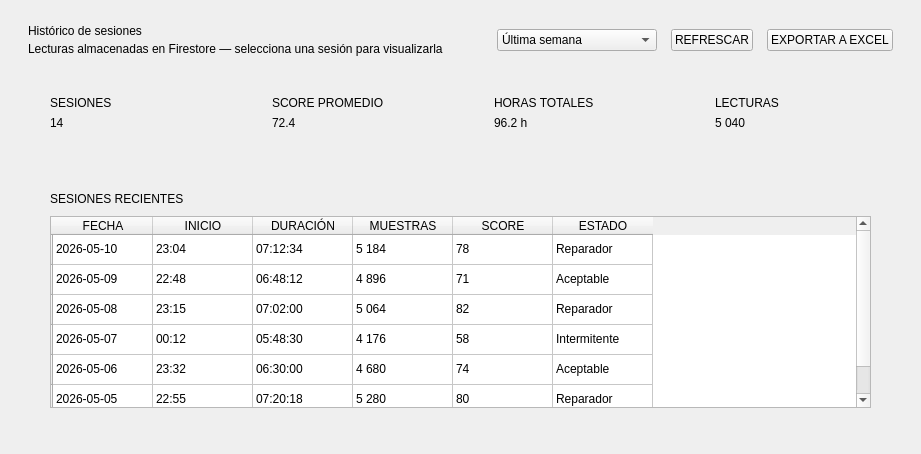
      <widget class="QWidget" name="pageHistorico">
       <layout class="QVBoxLayout" name="histLayout">
        <property name="leftMargin"><number>28</number></property><property name="topMargin"><number>24</number></property>
        <property name="rightMargin"><number>28</number></property><property name="bottomMargin"><number>24</number></property>
        <property name="spacing"><number>22</number></property>

        <item>
         <layout class="QHBoxLayout" name="histHeader"><property name="spacing"><number>14</number></property>
          <item><layout class="QVBoxLayout"><property name="spacing"><number>4</number></property>
           <item><widget class="QLabel" name="lblHistTitle"><property name="text"><string>Histórico de sesiones</string></property><property name="role" stdset="0"><string>pageH1</string></property></widget></item>
           <item><widget class="QLabel" name="lblHistSub"><property name="text"><string>Lecturas almacenadas en Firestore — selecciona una sesión para visualizarla</string></property><property name="role" stdset="0"><string>pageSub</string></property></widget></item>
          </layout></item>
          <item><spacer name="histSp"><property name="orientation"><enum>Qt::Horizontal</enum></property><property name="sizeHint" stdset="0"><size><width>40</width><height>20</height></size></property></spacer></item>
          <item><widget class="QComboBox" name="cmbHistRango"><property name="minimumSize"><size><width>160</width><height>0</height></size></property><item><property name="text"><string>Última semana</string></property></item><item><property name="text"><string>Último mes</string></property></item><item><property name="text"><string>Todo</string></property></item></widget></item>
          <item><widget class="QPushButton" name="btnHistRefresh"><property name="text"><string>REFRESCAR</string></property><property name="variant" stdset="0"><string>ghost</string></property></widget></item>
          <item><widget class="QPushButton" name="btnHistExportar"><property name="text"><string>EXPORTAR A EXCEL</string></property><property name="variant" stdset="0"><string>primary</string></property></widget></item>
         </layout>
        </item>

        <!-- KPIs -->
        <item>
         <layout class="QHBoxLayout" name="histKpis"><property name="spacing"><number>22</number></property>
          <item><widget class="QFrame" name="kpiSesiones"><property name="role" stdset="0"><string>page-card</string></property><layout class="QVBoxLayout"><property name="leftMargin"><number>22</number></property><property name="topMargin"><number>18</number></property><property name="rightMargin"><number>22</number></property><property name="bottomMargin"><number>18</number></property><property name="spacing"><number>6</number></property><item><widget class="QLabel"><property name="text"><string>SESIONES</string></property><property name="role" stdset="0"><string>cardTitle</string></property></widget></item><item><widget class="QLabel" name="lblKpiSesiones"><property name="text"><string>14</string></property><property name="role" stdset="0"><string>numBig</string></property></widget></item></layout></widget></item>
          <item><widget class="QFrame" name="kpiPromedio"><property name="role" stdset="0"><string>page-card</string></property><layout class="QVBoxLayout"><property name="leftMargin"><number>22</number></property><property name="topMargin"><number>18</number></property><property name="rightMargin"><number>22</number></property><property name="bottomMargin"><number>18</number></property><property name="spacing"><number>6</number></property><item><widget class="QLabel"><property name="text"><string>SCORE PROMEDIO</string></property><property name="role" stdset="0"><string>cardTitle</string></property></widget></item><item><widget class="QLabel" name="lblKpiPromedio"><property name="text"><string>72.4</string></property><property name="role" stdset="0"><string>numBig</string></property></widget></item></layout></widget></item>
          <item><widget class="QFrame" name="kpiHoras"><property name="role" stdset="0"><string>page-card</string></property><layout class="QVBoxLayout"><property name="leftMargin"><number>22</number></property><property name="topMargin"><number>18</number></property><property name="rightMargin"><number>22</number></property><property name="bottomMargin"><number>18</number></property><property name="spacing"><number>6</number></property><item><widget class="QLabel"><property name="text"><string>HORAS TOTALES</string></property><property name="role" stdset="0"><string>cardTitle</string></property></widget></item><item><widget class="QLabel" name="lblKpiHoras"><property name="text"><string>96.2 h</string></property><property name="role" stdset="0"><string>numBig</string></property></widget></item></layout></widget></item>
          <item><widget class="QFrame" name="kpiLecturas"><property name="role" stdset="0"><string>page-card</string></property><layout class="QVBoxLayout"><property name="leftMargin"><number>22</number></property><property name="topMargin"><number>18</number></property><property name="rightMargin"><number>22</number></property><property name="bottomMargin"><number>18</number></property><property name="spacing"><number>6</number></property><item><widget class="QLabel"><property name="text"><string>LECTURAS</string></property><property name="role" stdset="0"><string>cardTitle</string></property></widget></item><item><widget class="QLabel" name="lblKpiLecturas"><property name="text"><string>5 040</string></property><property name="role" stdset="0"><string>numBig</string></property></widget></item></layout></widget></item>
         </layout>
        </item>

        <!-- Table -->
        <item>
         <widget class="QFrame" name="histTableCard"><property name="role" stdset="0"><string>page-card</string></property>
          <layout class="QVBoxLayout"><property name="leftMargin"><number>22</number></property><property name="topMargin"><number>22</number></property><property name="rightMargin"><number>22</number></property><property name="bottomMargin"><number>22</number></property><property name="spacing"><number>10</number></property>
           <item><widget class="QLabel"><property name="text"><string>SESIONES RECIENTES</string></property><property name="role" stdset="0"><string>cardTitle</string></property></widget></item>
           <item>
            <widget class="QTableWidget" name="tblHistorico">
             <property name="rowCount"><number>6</number></property>
             <property name="columnCount"><number>6</number></property>
             <attribute name="horizontalHeaderShowSortIndicator" stdset="0"><bool>false</bool></attribute>
             <column><property name="text"><string>FECHA</string></property></column>
             <column><property name="text"><string>INICIO</string></property></column>
             <column><property name="text"><string>DURACIÓN</string></property></column>
             <column><property name="text"><string>MUESTRAS</string></property></column>
             <column><property name="text"><string>SCORE</string></property></column>
             <column><property name="text"><string>ESTADO</string></property></column>
             <row><property name="text"><string/></property></row><row><property name="text"><string/></property></row><row><property name="text"><string/></property></row>
             <row><property name="text"><string/></property></row><row><property name="text"><string/></property></row><row><property name="text"><string/></property></row>
             <item row="0" column="0"><property name="text"><string>2026-05-10</string></property></item>
             <item row="0" column="1"><property name="text"><string>23:04</string></property></item>
             <item row="0" column="2"><property name="text"><string>07:12:34</string></property></item>
             <item row="0" column="3"><property name="text"><string>5 184</string></property></item>
             <item row="0" column="4"><property name="text"><string>78</string></property></item>
             <item row="0" column="5"><property name="text"><string>Reparador</string></property></item>
             <item row="1" column="0"><property name="text"><string>2026-05-09</string></property></item>
             <item row="1" column="1"><property name="text"><string>22:48</string></property></item>
             <item row="1" column="2"><property name="text"><string>06:48:12</string></property></item>
             <item row="1" column="3"><property name="text"><string>4 896</string></property></item>
             <item row="1" column="4"><property name="text"><string>71</string></property></item>
             <item row="1" column="5"><property name="text"><string>Aceptable</string></property></item>
             <item row="2" column="0"><property name="text"><string>2026-05-08</string></property></item>
             <item row="2" column="1"><property name="text"><string>23:15</string></property></item>
             <item row="2" column="2"><property name="text"><string>07:02:00</string></property></item>
             <item row="2" column="3"><property name="text"><string>5 064</string></property></item>
             <item row="2" column="4"><property name="text"><string>82</string></property></item>
             <item row="2" column="5"><property name="text"><string>Reparador</string></property></item>
             <item row="3" column="0"><property name="text"><string>2026-05-07</string></property></item>
             <item row="3" column="1"><property name="text"><string>00:12</string></property></item>
             <item row="3" column="2"><property name="text"><string>05:48:30</string></property></item>
             <item row="3" column="3"><property name="text"><string>4 176</string></property></item>
             <item row="3" column="4"><property name="text"><string>58</string></property></item>
             <item row="3" column="5"><property name="text"><string>Intermitente</string></property></item>
             <item row="4" column="0"><property name="text"><string>2026-05-06</string></property></item>
             <item row="4" column="1"><property name="text"><string>23:32</string></property></item>
             <item row="4" column="2"><property name="text"><string>06:30:00</string></property></item>
             <item row="4" column="3"><property name="text"><string>4 680</string></property></item>
             <item row="4" column="4"><property name="text"><string>74</string></property></item>
             <item row="4" column="5"><property name="text"><string>Aceptable</string></property></item>
             <item row="5" column="0"><property name="text"><string>2026-05-05</string></property></item>
             <item row="5" column="1"><property name="text"><string>22:55</string></property></item>
             <item row="5" column="2"><property name="text"><string>07:20:18</string></property></item>
             <item row="5" column="3"><property name="text"><string>5 280</string></property></item>
             <item row="5" column="4"><property name="text"><string>80</string></property></item>
             <item row="5" column="5"><property name="text"><string>Reparador</string></property></item>
            </widget>
           </item>
          </layout>
         </widget>
        </item>
       </layout>
      </widget>
